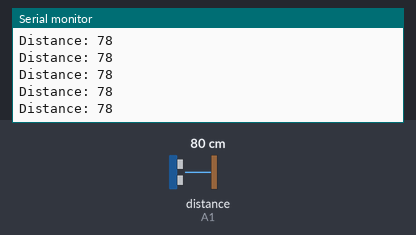
Bench run of a sketch on a simulated Arduino Uno, built with avr-gcc and run on an emulated ATmega328P. On the bench: the last lines printed to the serial monitor. Wiring (inferred from the names in the program): ultrasonic range finder: trigger A0; echo A1. Inputs (shaded band) come from the test bench; at power-on: distance to the obstacle (sensor on A1) 80 cm. The echo pulse lasts 58.3 µs per cm.

Above: at 1.2 s.
1.3 s: distance to the obstacle (sensor on A1) set to 2 cm
At 2.1 s:
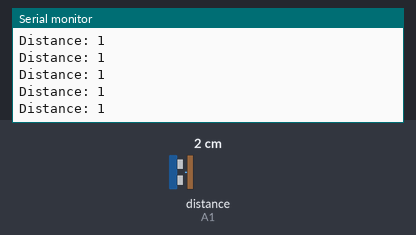
4.3 s: distance to the obstacle (sensor on A1) set to 120 cm
At 5.2 s:
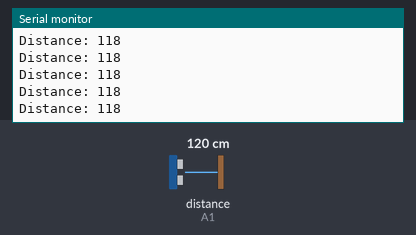
7.3 s: distance to the obstacle (sensor on A1) set to 4 cm
At 7.8 s:
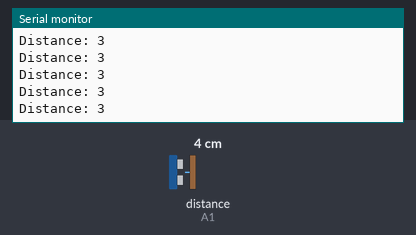
10.3 s: distance to the obstacle (sensor on A1) set to 18 cm
At 11.3 s:
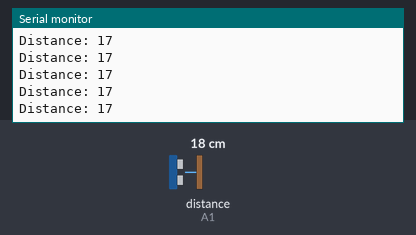
Timing chart, 0 to 13.3 s (numbered marks = the images above; inputs shaded):
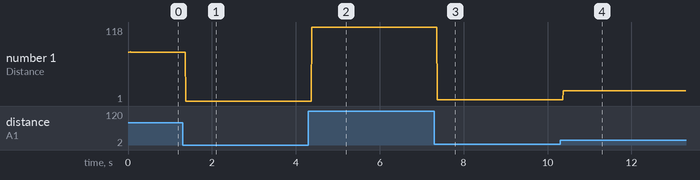

Measured:
- after the input at 1.3 s, the serial monitor: prints a new line after 0.07 s (image 1)
- after the input at 4.3 s, the serial monitor: prints a new line after 0.08 s (image 2)
- after the input at 7.3 s, the serial monitor: prints a new line after 0.07 s (image 3)
- after the input at 10.3 s, the serial monitor: prints a new line after 0.07 s (image 4)
- plotted number 1: 78 → 1 after the input at 1.3 s, 1 → 118 after the input at 4.3 s, 118 → 3 after the input at 7.3 s, 3 → 1 after the input at 10.3 s

The sketch:

Ultrasonic_Sensor_Test.ino
```cpp
/*
                **********************This code is meant to test the HC-SR04 ultrasonic sensor*******************
Connections:-
Vcc -- 5v
Trig -- A0
Echo -- A1
Gnd -- Gnd

Note: This code gives the distance (in cm) of the obstacle from the sensor
*/


// defines pins numbers
const int trigPin = A0;
const int echoPin = A1;
// defines variables
long duration;
int distance;
void setup()
{
  pinMode(trigPin, OUTPUT); // Sets the trigPin as an Output
  pinMode(echoPin, INPUT); // Sets the echoPin as an Input
  Serial.begin(9600); // Starts the serial communication
}
void loop()
{
  int distance = obstacleDist();
  Serial.print("Distance: ");
  Serial.println(distance);
}

int obstacleDist()
{
  // Clears the trigPin
  digitalWrite(trigPin, LOW);
  delayMicroseconds(2);
  // Sets the trigPin on HIGH state for 10 micro seconds
  digitalWrite(trigPin, HIGH);
  delayMicroseconds(10);
  digitalWrite(trigPin, LOW);
  // Reads the echoPin, returns the sound wave travel time in microseconds
  duration = pulseIn(echoPin, HIGH);
  // Calculating the distance
  distance = duration * 0.034 / 2;

  // when the sensor is too near to the obstacle it gives garbage values to avoid this we run the lines of code below
  if (distance >= 1000)
  {
    distance = 0;
  }

  return distance;
}
```
